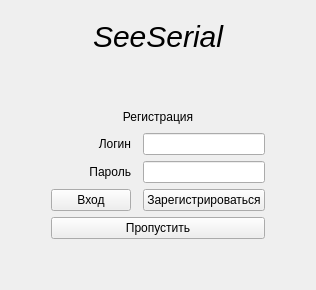
      <widget class="QWidget" name="registrationPage">
       <layout class="QGridLayout" name="gridLayout_6">
        <item row="1" column="1">
         <spacer name="verticalSpacer_5">
          <property name="orientation">
           <enum>Qt::Vertical</enum>
          </property>
          <property name="sizeHint" stdset="0">
           <size>
            <width>20</width>
            <height>40</height>
           </size>
          </property>
         </spacer>
        </item>
        <item row="0" column="1" colspan="3">
         <widget class="QLabel" name="logo_2">
          <property name="maximumSize">
           <size>
            <width>16777215</width>
            <height>50</height>
           </size>
          </property>
          <property name="font">
           <font>
            <pointsize>-1</pointsize>
            <weight>50</weight>
            <italic>true</italic>
            <bold>false</bold>
            <strikeout>false</strikeout>
            <stylestrategy>PreferDefault</stylestrategy>
           </font>
          </property>
          <property name="styleSheet">
           <string notr="true">  background-color: rgba(255, 255, 255, 0);
  border-radius: 10px;
  color: black;
  font-size: 30px;
  padding: 8px 16px;
  text-align: center;</string>
          </property>
          <property name="text">
           <string>SeeSerial</string>
          </property>
          <property name="alignment">
           <set>Qt::AlignCenter</set>
          </property>
         </widget>
        </item>
        <item row="7" column="1">
         <spacer name="verticalSpacer">
          <property name="orientation">
           <enum>Qt::Vertical</enum>
          </property>
          <property name="sizeHint" stdset="0">
           <size>
            <width>20</width>
            <height>40</height>
           </size>
          </property>
         </spacer>
        </item>
        <item row="3" column="1">
         <widget class="QLabel" name="label_8">
          <property name="text">
           <string>Логин</string>
          </property>
          <property name="alignment">
           <set>Qt::AlignRight|Qt::AlignTrailing|Qt::AlignVCenter</set>
          </property>
         </widget>
        </item>
        <item row="4" column="1">
         <widget class="QLabel" name="label_9">
          <property name="text">
           <string>Пароль</string>
          </property>
          <property name="alignment">
           <set>Qt::AlignRight|Qt::AlignTrailing|Qt::AlignVCenter</set>
          </property>
         </widget>
        </item>
        <item row="2" column="1" colspan="3">
         <widget class="QLabel" name="label_7">
          <property name="text">
           <string>Регистрация</string>
          </property>
          <property name="alignment">
           <set>Qt::AlignCenter</set>
          </property>
         </widget>
        </item>
        <item row="3" column="3">
         <widget class="QLineEdit" name="loginInput"/>
        </item>
        <item row="6" column="1" colspan="3">
         <widget class="QPushButton" name="skipRegBt">
          <property name="text">
           <string>Пропустить</string>
          </property>
         </widget>
        </item>
        <item row="2" column="4">
         <spacer name="horizontalSpacer_5">
          <property name="orientation">
           <enum>Qt::Horizontal</enum>
          </property>
          <property name="sizeHint" stdset="0">
           <size>
            <width>40</width>
            <height>20</height>
           </size>
          </property>
         </spacer>
        </item>
        <item row="5" column="1">
         <widget class="QPushButton" name="gotoLoginBt">
          <property name="text">
           <string>Вход</string>
          </property>
         </widget>
        </item>
        <item row="2" column="0">
         <spacer name="horizontalSpacer_4">
          <property name="orientation">
           <enum>Qt::Horizontal</enum>
          </property>
          <property name="sizeHint" stdset="0">
           <size>
            <width>40</width>
            <height>20</height>
           </size>
          </property>
         </spacer>
        </item>
        <item row="5" column="3">
         <widget class="QPushButton" name="registerBt">
          <property name="text">
           <string>Зарегистрироваться</string>
          </property>
         </widget>
        </item>
        <item row="4" column="3">
         <widget class="QLineEdit" name="passInput"/>
        </item>
       </layout>
      </widget>
